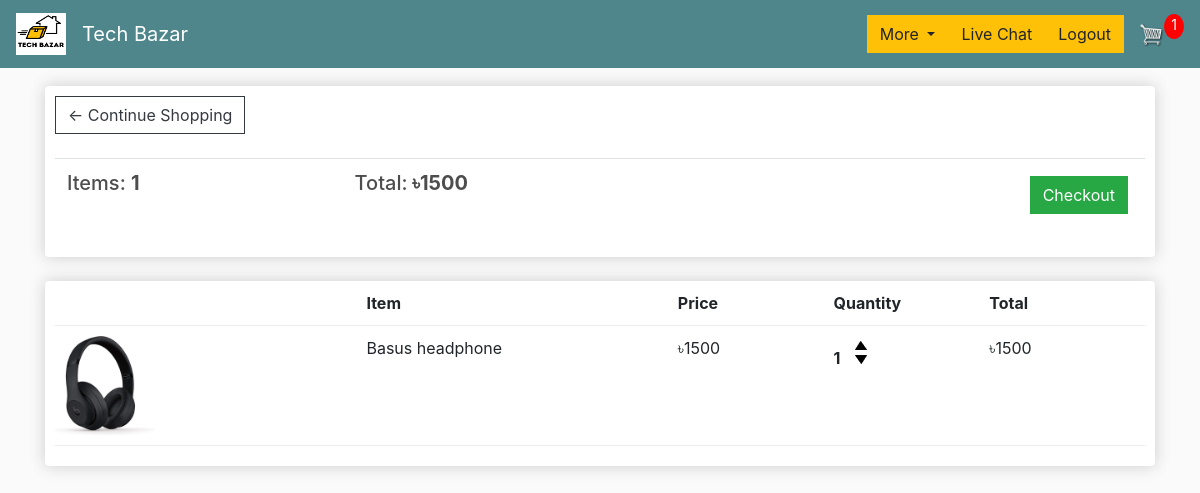
/cart/ (signed in), run on an earlier commit of the app's database.
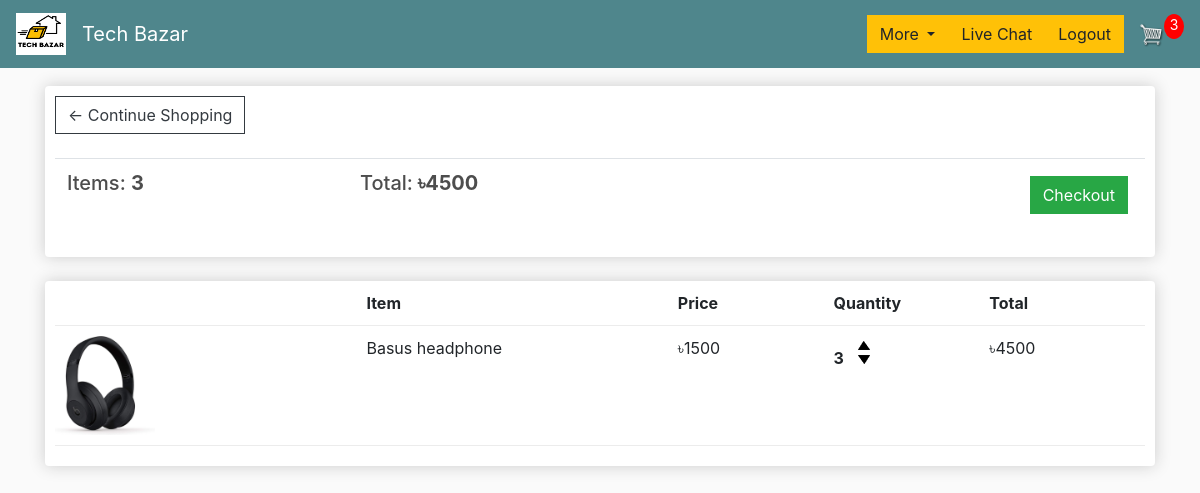
And on a later commit of the database.
### store/models.py (models this page shows, shortened)
class Order(models.Model):
    customer = models.ForeignKey(Customer, on_delete=models.SET_NULL, null=True, blank=True)
    date_ordered = models.DateTimeField(auto_now_add=True)
    complete = models.BooleanField(default=False)
    transaction_id = models.CharField(max_length=100, null=True)
    @property
    def get_cart_total(self):
        orderitems = self.orderitem_set.all()
        total = sum([item.get_total for item in orderitems])
        return total
    @property
    def get_cart_items(self):
        orderitems = self.orderitem_set.all()
        total = sum([item.quantity for item in orderitems])
        return total

class OrderItem(models.Model):
    product = models.ForeignKey(Product, on_delete=models.SET_NULL, null=True)
    order = models.ForeignKey(Order, on_delete=models.SET_NULL, null=True)
    quantity = models.IntegerField(default=0, null=True, blank=True)
    date_added = models.DateTimeField(auto_now_add=True)
    @property
    def get_total(self):
        total = self.product.price * self.quantity
        return total

class Product(models.Model):
    name = models.CharField(max_length=200)
    price = models.IntegerField(default=0)
    description = models.CharField(max_length=200, default='', null=True, blank=True)
    category = models.ForeignKey(Category, on_delete=models.CASCADE, default=1)
    inStock = models.IntegerField(default=0, null=True, blank=True)
    soldout = models.IntegerField(default=0, null=True, blank=True)
    digital = models.BooleanField(default=False, null=True, blank=True)
    image = models.ImageField(null=True, blank=True)
    @property
    def imageURL(self):
        try:
            url = self.image.url
        except:
            url = ''
        return url

### store/views.py (the view)
# urls.py: path('cart/', views.cart, name="cart"),
def cart(request):
    data = cartData(request)
    cartItems = data['cartItems']
    order = data['order']
    items = data['items']
    context = {'items': items, 'order': order, 'cartItems': cartItems}
    return render(request, 'store/cart.html', context)

### store/utils.py (called while the page is built)
def cartData(request):
    if request.user.is_authenticated:
        customer = request.user.customer
        order, created = Order.objects.get_or_create(customer=customer, complete=False)
        items = order.orderitem_set.all()
        cartItems = order.get_cart_items
    else:
        cookieData = cookieCart(request)
        cartItems = cookieData['cartItems']
        order = cookieData['order']
        items = cookieData['items']
    return {'cartItems': cartItems, 'order': order, 'items': items}

### store/templates/store/cart.html
{% extends 'store/main.html' %}
{% load static %}
{% block content %}
<div class="container pt-2">
	<div class="row">
		<div class="col-lg-12">
			<div class="box-element">
				<a  class="btn btn-outline-dark" href="{% url 'store' %}">&#x2190; Continue Shopping</a>
				<br>
				<br>
				<table class="table">
					<tr>
						<th><h5>Items: <strong>{{order.get_cart_items}}</strong></h5></th>
						<th><h5>Total:<strong> ৳{{order.get_cart_total}}</strong></h5></th>
						<th>
							<a  style="float:right; margin:5px;" class="btn btn-success" href="{% url 'checkout' %}">Checkout</a>
						</th>
					</tr>
				</table>
			</div>
			<br>
			<div class="box-element">
				<div class="cart-row">
					<div style="flex:2"></div>
					<div style="flex:2"><strong>Item</strong></div>
					<div style="flex:1"><strong>Price</strong></div>
					<div style="flex:1"><strong>Quantity</strong></div>
					<div style="flex:1"><strong>Total</strong></div>
				</div>
				{% for item in items %}
				<div class="cart-row">
					<div style="flex:2"><img class="row-image" src="{{item.product.imageURL}}"></div>
					<div style="flex:2"><p>{{item.product.name}}</p></div>
					<div style="flex:1"><p>৳{{item.product.price}}</p></div>
					<div style="flex:1">
						<p class="quantity">{{item.quantity}}</p>
						<div class="quantity">
							<img data-product="{{item.product.id}}" data-action="add" class="chg-quantity update-cart" src="{% static  'images/arrow-up.png' %}">
							<img data-product="{{item.product.id}}" data-action="remove" class="chg-quantity update-cart" src="{% static  'images/arrow-down.png' %}">
						</div>
					</div>
					<div style="flex:1"><p>৳{{item.get_total}}</p></div>
				</div>
				{% endfor %}
			</div>
		</div>
	</div>
	</div>
{% endblock content %}

What changed in the data, as far as the page shows it:
changed through a linked row, Order: get_cart_items "1" → "3"; get_cart_total "1500" → "4500"
changed OrderItem "Basus headphone": quantity "1" → "3"; get_total "1500" → "4500"
Also different on the page:
{{ cartItems }}: "1" → "3"
